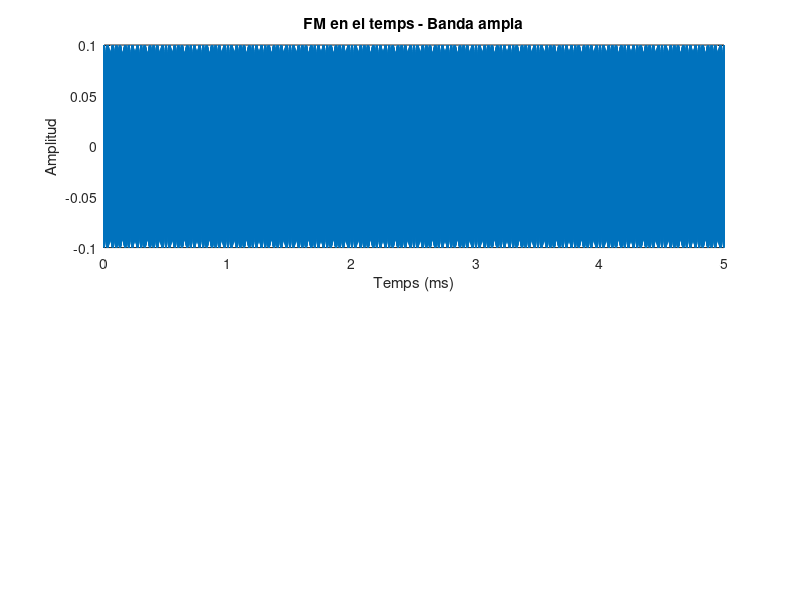

MATLAB code for this plot: (Note: this script raises an error after producing the figure.)
% Nom complet component/s del grup
clear all
close all

%% Paràmetres
fs = 4e6;
dim = 20000;
Ac = 1e-1;
fc = 1e6;
fm = 5e3;
Deltafmax = 10e3;

t = (0:dim-1)/fs;

%% Senyal FM principal
beta = Deltafmax/fm;
xfm = Ac*cos(2*pi*fc*t + beta*sin(2*pi*fm*t));

if beta < 1
    tipusFM = 'Banda estreta';
else
    tipusFM = 'Banda ampla';
end

figure
subplot(2,1,1)
plot(t*1e3, xfm, 'LineWidth', 1.2)
xlabel('Temps (ms)')
ylabel('Amplitud')
title(['FM en el temps - ' tipusFM])
grid on

[Xfm, kfm] = FuncioTFZP(xfm, fs, 15*dim);
subplot(2,1,2)
plot(kfm/1e6, abs(Xfm), 'LineWidth', 1.2)
xlabel('Freqüència (MHz)')
ylabel('|X_{FM}(f)|')
title('Espectre FM amb zero padding x15')
axis([0.97 1.03 0 max(abs(Xfm))*1.1])
grid on

%% Moduladora amb contínua
A1 = 1;
A2 = 1;
DC = 0.4;

xm1 = A1*cos(2*pi*fm*t);
xm2 = DC + A2*cos(2*pi*fm*t);

kf = Deltafmax/A1;
Deltafmax1 = kf*max(abs(xm1));
Deltafmax2 = kf*max(abs(xm2));

beta1 = Deltafmax1/fm;
beta2 = Deltafmax2/fm;

vfm1 = Ac*cos(2*pi*fc*t + beta1*xm1);
vfm2 = Ac*cos(2*pi*fc*t + beta2*xm2);

[Xvfm1, kvfm1] = FuncioTFZP(vfm1, fs, 15*dim);
[Xvfm2, kvfm2] = FuncioTFZP(vfm2, fs, 15*dim);

figure
subplot(2,1,1)
plot(kvfm1/1e6, abs(Xvfm1), 'LineWidth', 1.2)
xlabel('Freqüència (MHz)')
ylabel('|V_{FM1}(f)|')
title('Espectre vfm1(t)')
axis([0.97 1.03 0 max(abs(Xvfm1))*1.1])
grid on
subplot(2,1,2)
plot(kvfm2/1e6, abs(Xvfm2), 'LineWidth', 1.2)
xlabel('Freqüència (MHz)')
ylabel('|V_{FM2}(f)|')
title('Espectre vfm2(t)')
axis([0.97 1.03 0 max(abs(Xvfm2))*1.1])
grid on

%% Anul·lació de tons amb Bessel
betas = 2:0.001:9;
J0 = besselj(0, betas);
idxZeros = find(abs(J0) < 1e-3);
betaZeros = unique(round(betas(idxZeros), 3));

if isempty(betaZeros)
    betaCancel = 2.405;
else
    betaCancel = betaZeros(1);
end

fmCancel = Deltafmax / betaCancel;
xCancel = Ac*cos(2*pi*fc*t + betaCancel*sin(2*pi*fmCancel*t));
[Xcancel,kcancel] = FuncioTFZP(xCancel, fs, 15*dim);

figure
plot(kcancel/1e6, abs(Xcancel), 'LineWidth', 1.2)
xlabel('Freqüència (MHz)')
ylabel('|X_{cancel}(f)|')
title('Comprovació d''anul·lació de tons (J_0(\beta) \approx 0)')
axis([0.97 1.03 0 max(abs(Xcancel))*1.1])
grid on

% Variables útils de resultat
resultatsFM = struct('beta',beta,'tipusFM',tipusFM,'Deltafmax1',Deltafmax1,...
    'Deltafmax2',Deltafmax2,'beta1',beta1,'beta2',beta2,...
    'betaCancel',betaCancel,'fmCancel',fmCancel);
